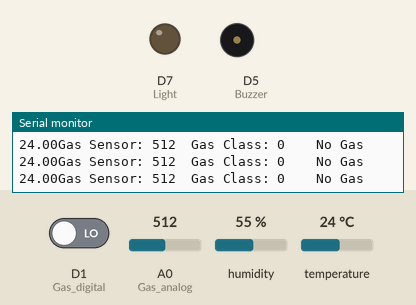
The sketch below on a simulated ESP8266 (NodeMCU). Shown: output pins drawn as LEDs (lit = HIGH), buzzer (waves = sounding, pin HIGH), the last lines printed to the serial monitor. The test bench sets the inputs (shaded band); at power-on: A0 (Gas_analog) = 512, D1 (Gas_digital) LOW, humidity 55 %, temperature 24 °C. WiFi joins after 1.5 s; servers stay silent unless stated.

Above: at 3.0 s.
3.1 s: A0 (Gas_analog) set to 919
4.6 s: A0 (Gas_analog) set to 946
At 5.2 s:
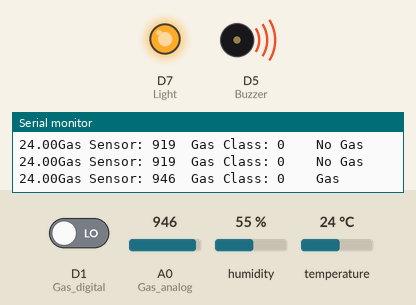
8.2 s: A0 (Gas_analog) set to 920
At 9.3 s:
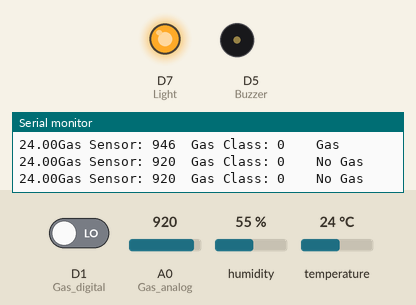
10.5 s: A0 (Gas_analog) set to 940
At 10.9 s:
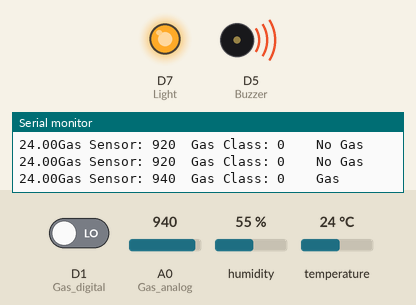
Timing chart, 0 to 16.2 s (numbered marks = the images above; inputs shaded):
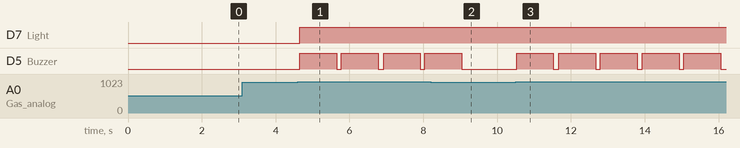

Measured:
- the behaviour switches between 930 and 931 on A0 (Gas_analog) (found by bisection; images 0 and 1)
- after the input at 4.6 s, D7 (Light): LOW → HIGH after 0.06 s; D5 (Buzzer): alternates HIGH for 1.0 s and LOW for 0.12 s, starting after 0.06 s
- after the input at 8.2 s, D5 (Buzzer): goes on until 9.0 s, then stays LOW
- after the input at 10.5 s, D5 (Buzzer): alternates HIGH for 1.0 s and LOW for 0.13 s, starting at once

The sketch:

buzzer.ino
```cpp
#include <ESP8266WiFi.h>
#include <BlynkSimpleEsp8266.h>
#include <DHT.h>
#include <Adafruit_Sensor.h>

#define DHTPIN 2
#define DHTTYPE DHT11
DHT dht(DHTPIN, DHTTYPE);

BlynkTimer timer;
char auth[] = "5R-O176YVEcBA2eXf36OKkydvmwBWjF9";
char ssid[] = "Tp-link 2.0";
char pass[] = "9920366717@";


int Light = D7;
int Buzzer= D5;
int Gas_analog= A0;
int Gas_digital= D1;

void setup() {
  Blynk.begin(auth, ssid, pass);
  Serial.begin(115200);
  pinMode(Buzzer, OUTPUT);
  pinMode(Gas_digital, INPUT);
  pinMode(Light, OUTPUT);
  dht.begin();


}

void loop()
{

 Blynk.run();
 getSendData();
 sendSensor();

}

void sendSensor()
{
  delay(10);
  float temp = dht.readTemperature();
  Serial.print(temp);
  Blynk.virtualWrite(V6, temp);
}

 void getSendData()
 {
  delay(10);
  int gassensorAnalog = analogRead(Gas_analog);
  int gassensorDigital = digitalRead(Gas_digital);
  Blynk.virtualWrite(V5, gassensorAnalog );
  Serial.print("Gas Sensor: ");
  Serial.print(gassensorAnalog);
  Serial.print("\t");
  Serial.print("Gas Class: ");
  Serial.print(gassensorDigital);
  Serial.print("\t");
  Serial.print("\t");
  Blynk.virtualWrite(V5, gassensorAnalog);
  if (gassensorAnalog > 930) {
    Serial.println("Gas");

    digitalWrite (Light, HIGH) ;
    digitalWrite (Buzzer, HIGH) ;

     Blynk.notify("Smoke Detected!");
    delay(1000);

    digitalWrite (Buzzer, LOW) ;  //no tone

     Blynk.notify("Smoke Detected!");
  }
  else {
    Serial.println("No Gas");
  }
  delay(100);
}
```
